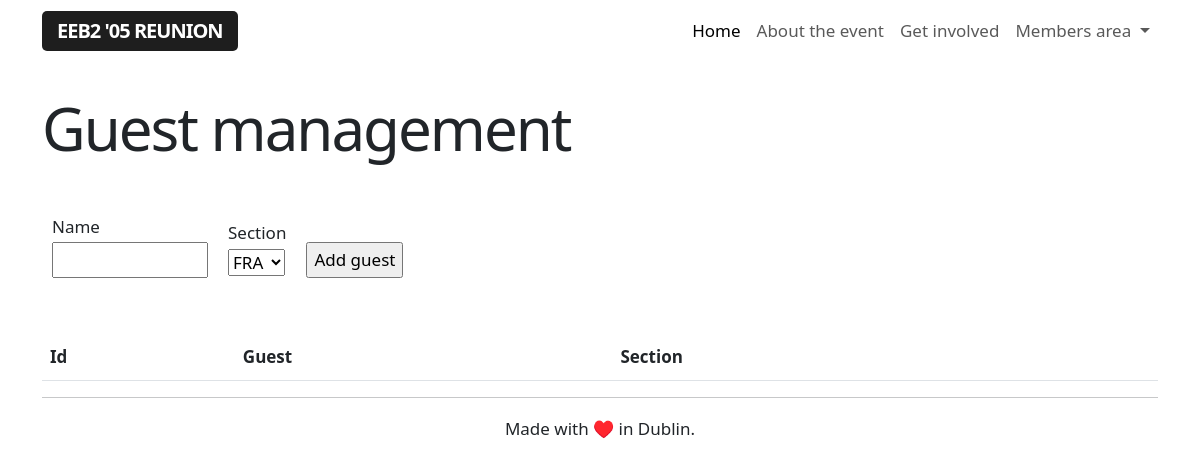
The app's page /admin/guests (signed in), older data.
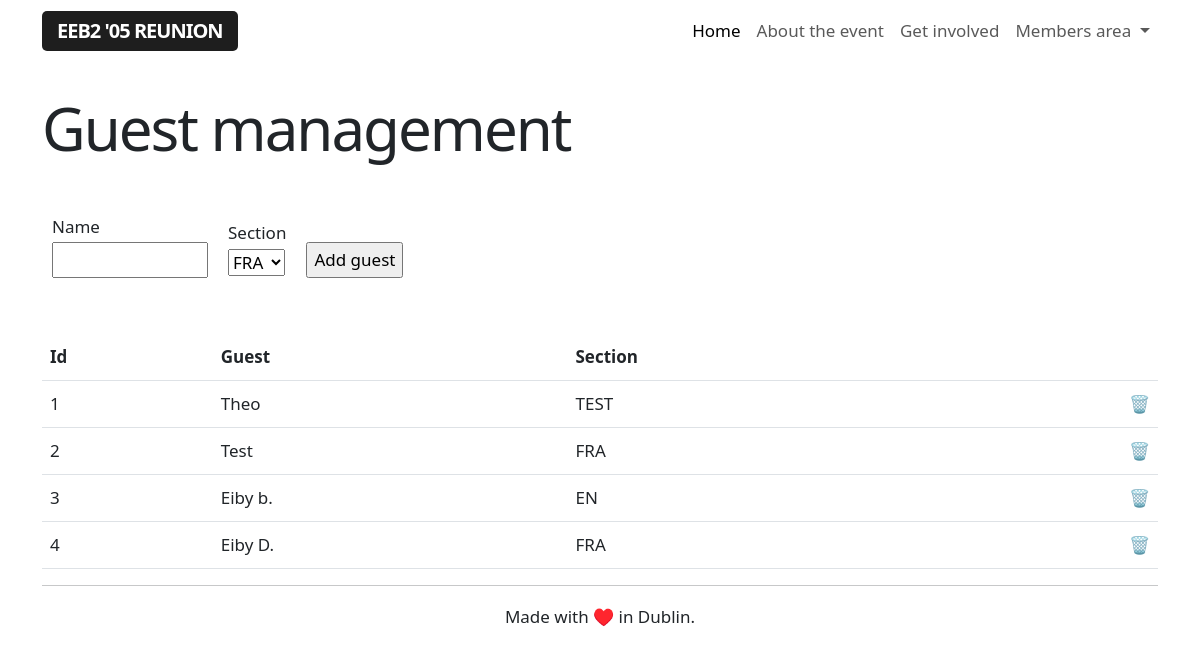
The same page, newer data.
### app/models.py (models this page shows, shortened)
class Section(db.Model):
    id = db.Column(db.Integer, primary_key=True)
    section = db.Column(db.String(64), index=True, unique=True)
    def __repr__(self):
        return '{}'.format(self.section)

class Guest(db.Model):
    id = db.Column(db.Integer, primary_key=True)
    name = db.Column(db.String(64), index=True, unique=False)
    section = db.Column(db.String(64), index=True, unique=False)
    email = db.Column(db.String(120), index=True, unique=True)
    registered = db.Column(db.String(120), index=True, unique=False)

### app/routes.py (the view)
@app.route('/admin/guests', methods=['GET', 'POST'])
@login_required
def adminguestmanagement():
    if current_user.role == 'admin':
        guests = Guest.query.order_by(Guest.id.asc())
        form = AddGuestForm()
        if form.validate_on_submit():
            g = Guest(name=form.guestname.data.title(), section=form.section.data.upper())
            db.session.add(g)
            db.session.commit()
            flash('Guest successfully added')
            return redirect(url_for('adminguestmanagement'))
    else:
        flash('This is a restricted area.')
        return redirect(url_for('index'))
    return render_template("guest_management.html", title='Guest management', guests=guests, form=form)

### app/forms.py
class AddGuestForm(FlaskForm):
    guestname = StringField('Name', validators=[DataRequired()])
    section = SelectField(u'Section', choices = [], validators = [DataRequired()])
    submit = SubmitField('Add guest')
    def __init__(self):
        super(AddGuestForm, self).__init__()
        self.section.choices = Section.query.all()

### app/models.py (called while the page is built)
@login.user_loader
def load_user(id):
    return User.query.get(int(id))

### app/templates/guest_management.html (shortened to what this page needs)
{% extends "base.html" %}
{% block content %}
<h1>Guest management</h1>
<br>
<form action="" method="post" novalidate>
    <table >
    <tbody>
        <tr>
            <td class="guesttable">
                <p>
                    {{ form.guestname.label }} <br>
                    {{ form.guestname(size=10)}}<br>
                </p>
            </td>
            <td class="guesttable">
                <p>
                    {{ form.section.label }} <br>
                    {{ form.section()}}<br>
                </p>
            </td>
            <td class="guesttable">
                <p>{{ form.submit() }}</p>
            </td>
        </tr>
    </tbody>
</table>
<br>
</form>
<table class="table">
    <tr>
        <th>Id</th>
        <th>Guest</th>
        <th>Section</th>
        <th></th>
    </tr>
{% for guest in guests %}
    {% include '_guests.html' %}
{% endfor %}
</table>
{% endblock %}

### app/templates/base.html (shortened to what this page needs)
<!doctype html>
<html lang="en">
<head>
    <link rel="stylesheet" href="{{url_for('.static', filename='styles.css')}}">
    <link href="https://cdn.jsdelivr.net/npm/bootstrap@5.3.0-alpha1/dist/css/bootstrap.min.css" rel="stylesheet">
    <link href="https://getbootstrap.com/docs/5.3/assets/css/docs.css" rel="stylesheet">
</head>
<body class="bd-example">
    <nav class="navbar navbar-expand-lg" data-bs-theme="light">
        <div class="container">
            <a class="navbar-brand" href="/index">EEB2 '05 Reunion</a>
            <div class="collapse navbar-collapse rightalign" id="navbarNavDropdown">
                <ul class="navbar-nav text">
                    <li class="nav-item">
                        <a class="nav-link active" aria-current="page" href="/index">Home</a>
                    </li>
                    <li class="nav-item">
                        <a class="nav-link" href="/about">About the event</a>
                    </li>
                    <li class="nav-item">
                        <a class="nav-link" href="/involved">Get involved</a>
                    </li>
                    {% if current_user.is_anonymous %}
                    <li>
                        <a class="btn btn-outline-primary login-button" href="/login" role="button">Login</a>
                        <a class="btn btn-primary" href="/register" role="button">Sign up</a>
                    </li>
                    {% else %}
                    <li class="nav-item dropdown">
                        <a class="nav-link dropdown-toggle" href="#" role="button" data-bs-toggle="dropdown" aria-expanded="false">
                            Members area
                        </a>
                    </li>
                    {% endif %}
                </ul>
            </div>
        </div>
    </nav>
<br>
<div class="container">
    {% block content %}{% endblock %}
</div>
<div class="container text-center">
<hr>
Made with ♥️ in Dublin.
</div>
</body>
</html>

### app/templates/_guests.html
<tr>
    <td>{{ guest.id }}</td>
    <td>{{ guest.name }}</td>
    <td>{{ guest.section }}</td>
    <td><a class="nolinkdecoration alignright" href="{{ url_for('delete_guest', guestid=guest.id) }}">🗑️</td>
</tr>

### app/static/styles.css (style rules this page uses)
body { font-size: 17px !important; line-height: 30px !important; }
h1 { font-size: 60px !important; letter-spacing: -2px; }
.navbar-brand { background-color: #1e1e1e; color: #fff !important; padding: 6px 15px; border-radius: 5px; text-transform: uppercase; font-weight: 600; letter-spacing: -1px; }
.rightalign { justify-content: flex-end; }
.nolinkdecoration { text-decoration: none; }
.alignright { margin-left: auto; margin-right: 0; display: table; }
.guesttable { vertical-align: bottom; padding: 10px; }

Row changes from the older to the newer data that the page shows:
added Guest: id "1", name "Theo", section "TEST"
added Guest: id "2", name "Test", section "FRA"
added Guest: id "3", name "Eiby b.", section "EN"
added Guest: id "4", name "Eiby D.", section "FRA"
